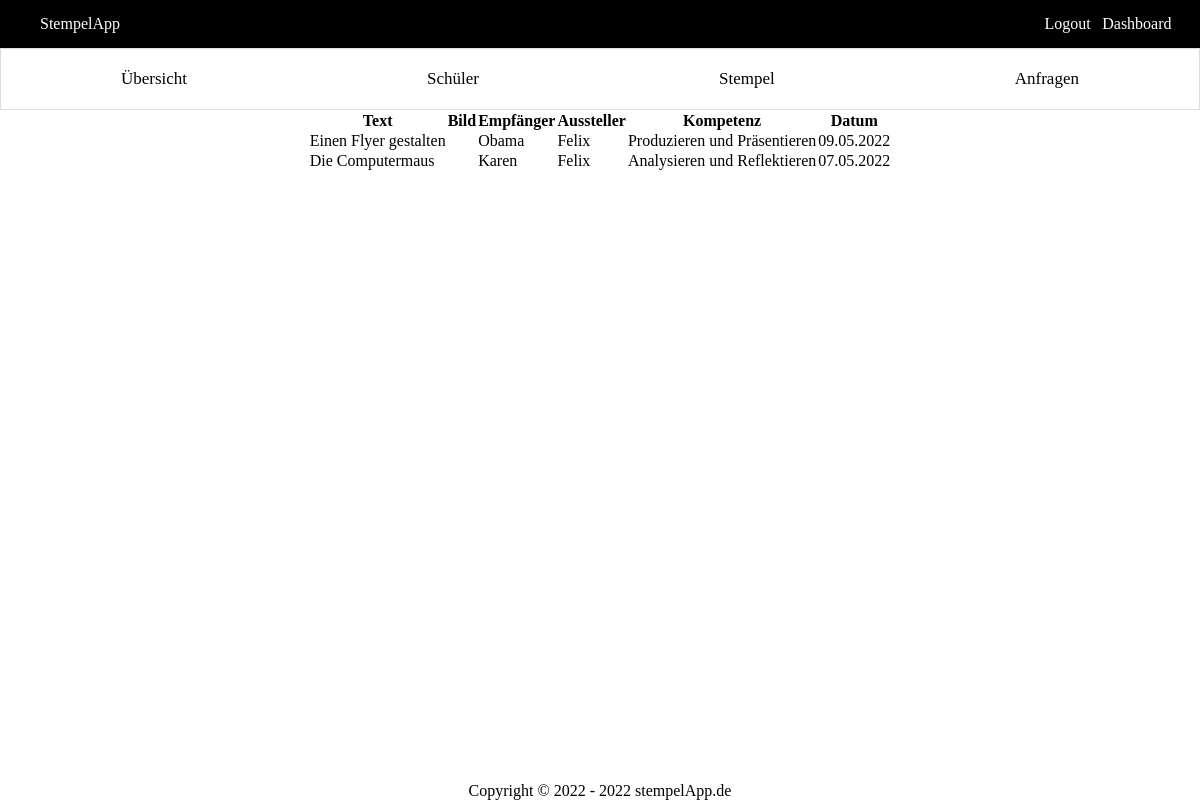
/website/dashboard/course/stamp.php?id=8 (signed in), run on an earlier commit of the app's database.
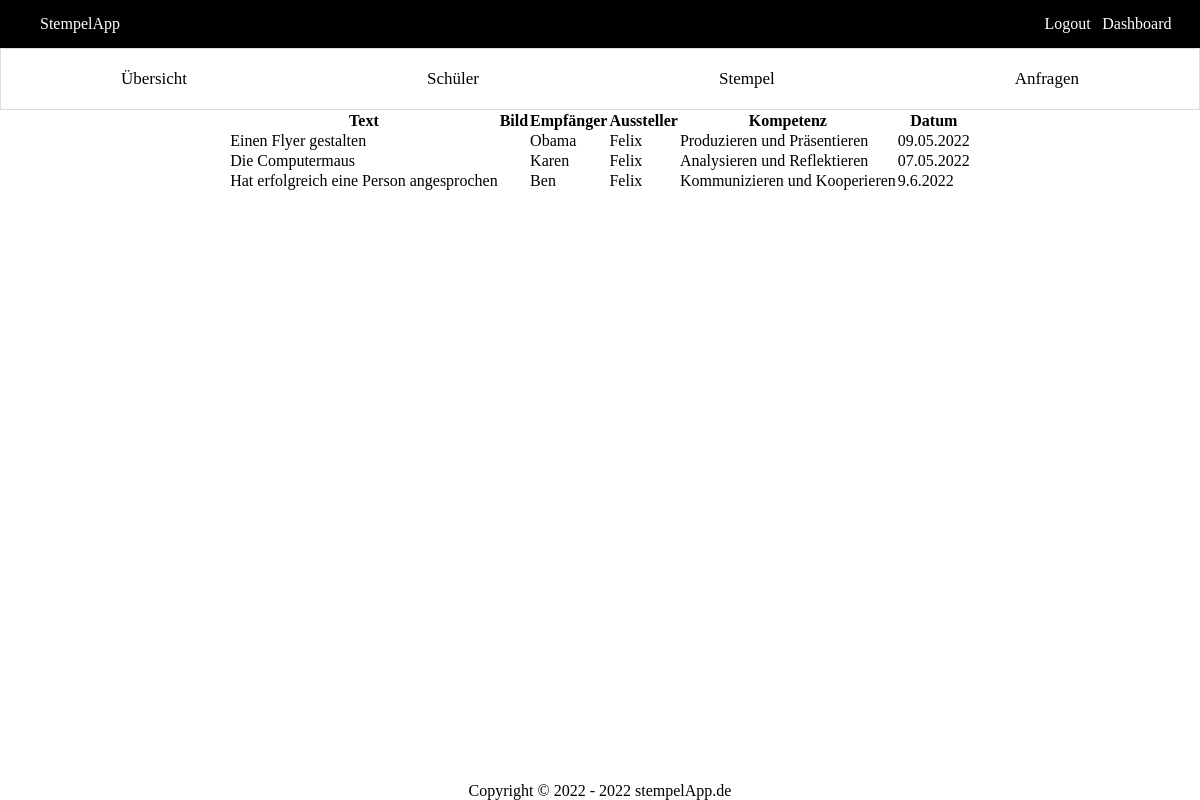
And on a later commit of the database.
### tables this page shows
CREATE TABLE Stempel (Id INTEGER PRIMARY KEY NOT NULL, Text STRING, Bild STRING, Empfänger INTEGER REFERENCES Nutzer (Id) NOT NULL, Aussteller INTEGER REFERENCES Nutzer (Id) NOT NULL, Kurs INTEGER NOT NULL REFERENCES Kurs (Id), Kompetenz INTEGER NOT NULL REFERENCES Kompetenz (Id), Datum DATETIME NOT NULL);

CREATE TABLE Kompetenz (Id INTEGER PRIMARY KEY NOT NULL, Name STRING NOT NULL, Text STRING NOT NULL);

### website/stempelAppManager.php (called while the page is built, shortened)
<?php
$db = new PDO('sqlite:' . dirname(__FILE__) . '/StempelApp.db');
function getCompetenceNameById($id)
{
    global $db;
    $query =
        'SELECT Name
        FROM Kompetenz
        WHERE Id = :id';
    $stmt = $db->prepare($query);
    $stmt->bindParam(":id", $id);
    $stmt->execute();
    $competence = $stmt->fetch();
    return $competence['Name'];
}
function getUserNameById($id)
{
    global $db;
    $query =
        'SELECT Name
        FROM Nutzer
        WHERE Id = :id';
    $stmt = $db->prepare($query);
    $stmt->bindParam(":id", $id);
    $stmt->execute();
    $user = $stmt->fetch(PDO::FETCH_ASSOC);
    return $user['Name'];
}
function getUserByName($name)
{
    global $db;
    $query =
        'SELECT *
        FROM Nutzer
        WHERE Name = :name';
    $stmt = $db->prepare($query);
    $stmt->bindParam(":name", $name);
    $stmt->execute();
    return $stmt->fetch(PDO::FETCH_ASSOC);
}
function isUserStudent($user): bool
{
    return $user['Rolle'] == SCHUELER;
}
function getCourseById($id)
{
    global $db;
    $query =
        'SELECT *
        FROM Kurs k
        WHERE k.Id = :id';
    $stmt = $db->prepare($query);
    $stmt->bindParam(":id", $id);
    $stmt->execute();
    return $stmt->fetch();
}
function getStampsForCourse($course, $sessionUser)
{
    global $db;
    $parameters = array();
    $parameters[] = $course['Id'];
    if (isUserStudent($sessionUser)) {
        $query =
            'SELECT s.Id, s.Text, s.Bild, aussteller.Id as Aussteller, kom.Id as Kompetenz, Datum
        FROM Stempel s, Nutzer empfänger, Nutzer aussteller, Kompetenz kom
        WHERE s.Kurs = ?
        AND s.Empfänger = empfänger.Id
        AND empfänger.Id = ?
        AND s.Aussteller = aussteller.Id
        AND s.Kompetenz = kom.Id';
        $parameters[] = $sessionUser['Id'];
    } else {
        $query =
            'SELECT s.Id, s.Text, s.Bild, empfänger.Id as Empfänger, aussteller.Id as Aussteller, kom.Id as Kompetenz, Datum
        FROM Stempel s, Nutzer empfänger, Nutzer aussteller, Kompetenz kom
        WHERE s.Kurs = ?
        AND s.Empfänger = empfänger.Id
        AND s.Aussteller = aussteller.Id
        AND s.Kompetenz = kom.Id';
    }
    $stmt = $db->prepare($query);
    $stmt->execute($parameters);
    return $stmt->fetchAll(PDO::FETCH_ASSOC);
}

### website/dashboard/course/stamp.php (the view, shortened to what this page needs)
<?php
require_once "../../stempelAppManager.php";
$sessionUser = getUserByName($_SESSION['name']);
$selectedCourse = getCourseById($_GET['id']);
$stamps = getStampsForCourse($selectedCourse, $sessionUser);
function printColumnNames()
{
    global $stamps, $sessionUser;
    if (sizeof($stamps) != 0) {
        foreach ($stamps[0] as $key => $stamp) {
            if ($key == 'Id' && !isUserAdmin($sessionUser)) { continue; } ?>
            <th><?= $key ?></th>
        <?php }
    }
}
function printEntityRow($stamp)
{
    global $sessionUser ?>
    <tr>
        <td><a href="../stamp/entity.php?id=<?= $stamp['Id'] ?>"><?= $stamp['Text'] ?></a></td>
        <td><?= $stamp['Bild'] ?></td>
        <?php if (!isUserStudent($sessionUser)) { ?>
        <td><a href="../user/entity.php?id=<?= $stamp['Empfänger'] ?>"><?= getUserNameById($stamp['Empfänger']) ?></a></td>
        <?php } ?>
        <td><a href="../user/entity.php?id=<?= $stamp['Aussteller'] ?>"><?= getUserNameById($stamp['Aussteller']) ?></a></td>
        <td><a href="../../competence.php?id=<?= $stamp['Kompetenz'] ?>"><?= getCompetenceNameById($stamp['Kompetenz']) ?></a></td>
        <td><?= $stamp['Datum'] ?></td>
    </tr>
<?php }
?>
<!DOCTYPE html>
<html lang="en" dir="ltr">
<head>
    <link rel="stylesheet" href="../../css/dashboard.css">
    <link rel="stylesheet" href="../../css/header.css">
    <link rel="stylesheet" href="../../css/footer.css">
    <link rel="stylesheet" href="../../css/config.css">
</head>
<body>
<?php include '../../header.inc.php'; ?>
<?php include 'buttonlist.inc.php'; ?>
<div class="container flex">
    <div class="table">
        <table>
            <tr>
                <?php printColumnNames() ?>
            </tr>
            <?php foreach ($stamps as $stamp) {
                printEntityRow($stamp);
            } ?>
        </table>
    </div>
</div>
<?php include '../../footer.inc.php'; ?>
</body>
</html>

What changed in the data, as far as the page shows it:
added stempel: Text "Hat erfolgreich eine Person angesprochen", Empfänger "Ben", Aussteller "Felix", Kompetenz.Name "Kommunizieren und Kooperieren", Datum "9.6.2022"
